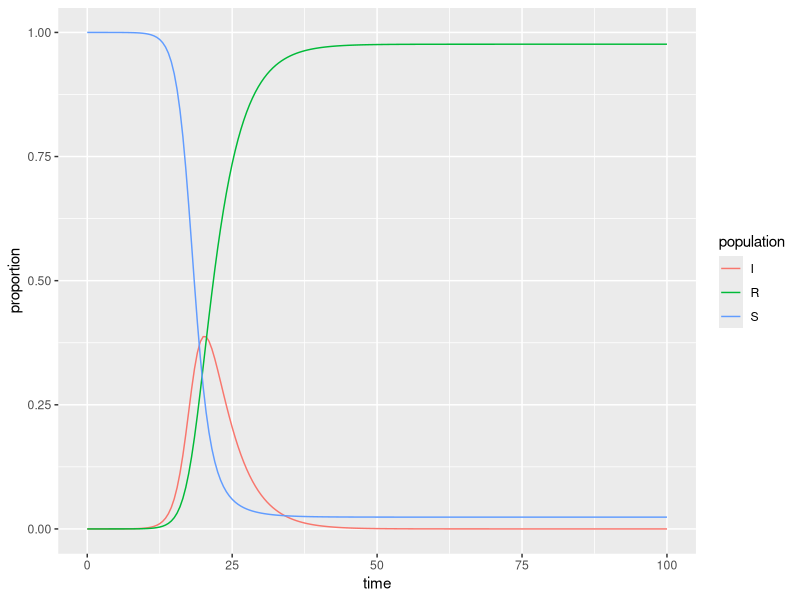

R code for this plot:
## ---- chunk 1
knitr::opts_chunk$set(echo = TRUE)
library(tidyverse)
library(deSolve)
## ---- chunk 2
### Specify parameters

## Proportion in each compartment: Susceptible 0.999999, Infected 0.000001, Recovered 0 (these are directly from the example linked above)
init <- c(S = 1-1e-6, I = 1e-6, R = 0.0)

## beta: infection parameter; gamma: recovery parameter
parameters <- c(beta = 1, gamma = 0.261)

## Time frame
times      <- seq(0, 100, by = 0.5)
## ---- chunk 3
## Build the function with all 
sir <- function(time, init, parameters) {

  with(as.list(c(init, parameters)), {

    dS <- -beta * S * I
    dI <-  beta * S * I - gamma * I
    dR <-  gamma * I
    
    return(list(c(dS, dI, dR)))
  })
}
## ---- chunk 4
## Solve using `deSolve::ode()`
approximation <- ode(y = init, times = times, func = sir, parms = parameters)
## ---- chunk 5
## Get output into a data frame
approx_df <- as.data.frame(approximation)

## Pivot longer so R will do the work for us: 
approx_long <- approx_df %>% 
  pivot_longer(cols = S:R, names_to = "population", values_to = "proportion")

## ---- chunk 6
ggplot(data = approx_long, aes(x = time, y = proportion)) +
  geom_line(aes(color = population))
